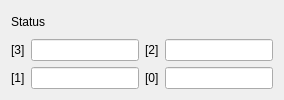
      <widget class="QWidget" name="tabTiny">
       <attribute name="title">
        <string>TinyMT</string>
       </attribute>
       <layout class="QGridLayout" name="gridLayout_3">
        <item row="0" column="0" colspan="2">
         <widget class="QLabel" name="label_21">
          <property name="text">
           <string>Status</string>
          </property>
         </widget>
        </item>
        <item row="1" column="0">
         <widget class="QLabel" name="label_17">
          <property name="text">
           <string notr="true">[3]</string>
          </property>
         </widget>
        </item>
        <item row="1" column="1">
         <widget class="QTextBox" name="textBoxStatus3">
          <property name="maxLength">
           <number>8</number>
          </property>
         </widget>
        </item>
        <item row="1" column="2">
         <widget class="QLabel" name="label_18">
          <property name="text">
           <string notr="true">[2]</string>
          </property>
         </widget>
        </item>
        <item row="1" column="3">
         <widget class="QTextBox" name="textBoxStatus2">
          <property name="maxLength">
           <number>8</number>
          </property>
         </widget>
        </item>
        <item row="2" column="0">
         <widget class="QLabel" name="label_19">
          <property name="text">
           <string notr="true">[1]</string>
          </property>
         </widget>
        </item>
        <item row="2" column="1">
         <widget class="QTextBox" name="textBoxStatus1">
          <property name="maxLength">
           <number>8</number>
          </property>
         </widget>
        </item>
        <item row="2" column="2">
         <widget class="QLabel" name="label_20">
          <property name="text">
           <string notr="true">[0]</string>
          </property>
         </widget>
        </item>
        <item row="2" column="3">
         <widget class="QTextBox" name="textBoxStatus0">
          <property name="maxLength">
           <number>8</number>
          </property>
         </widget>
        </item>
       </layout>
      </widget>
